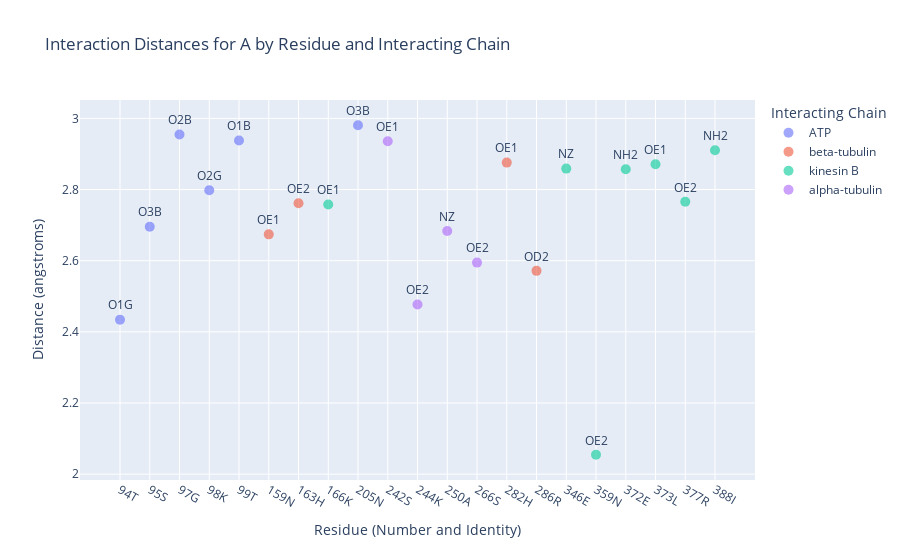
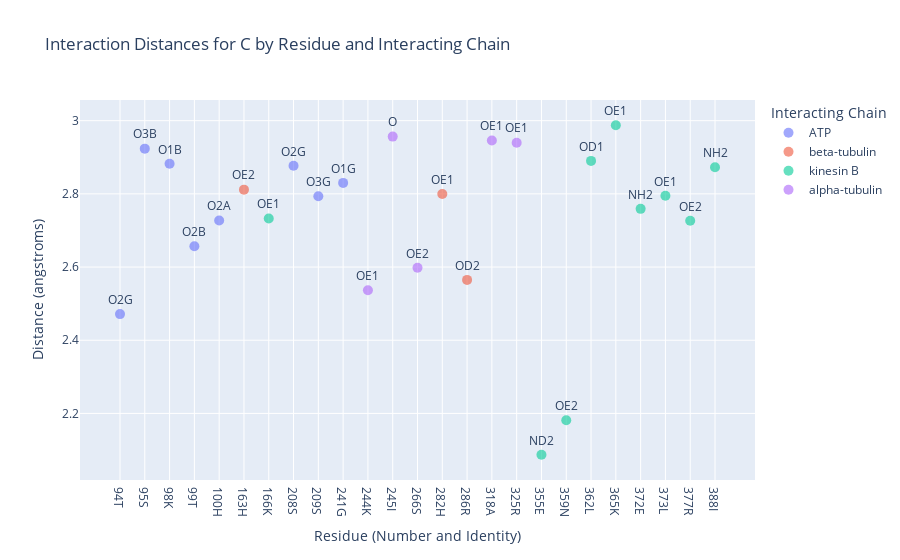
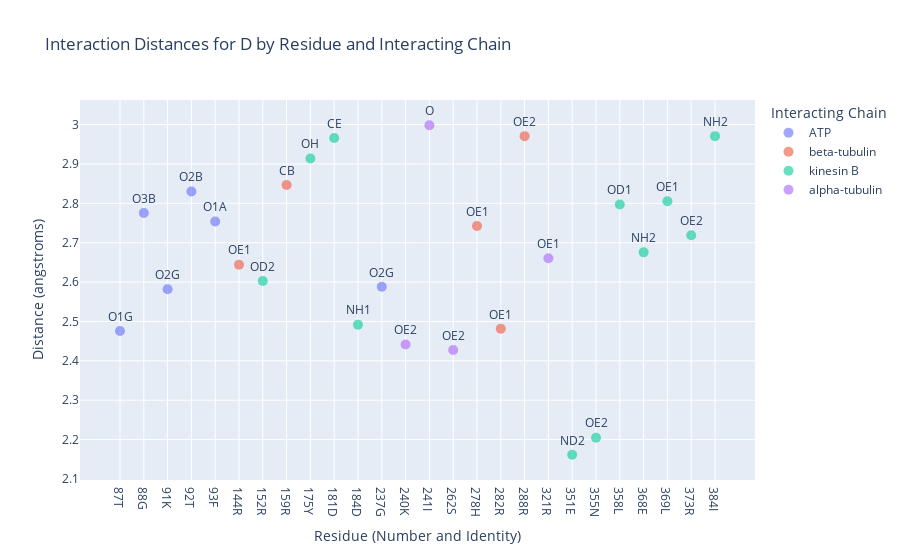
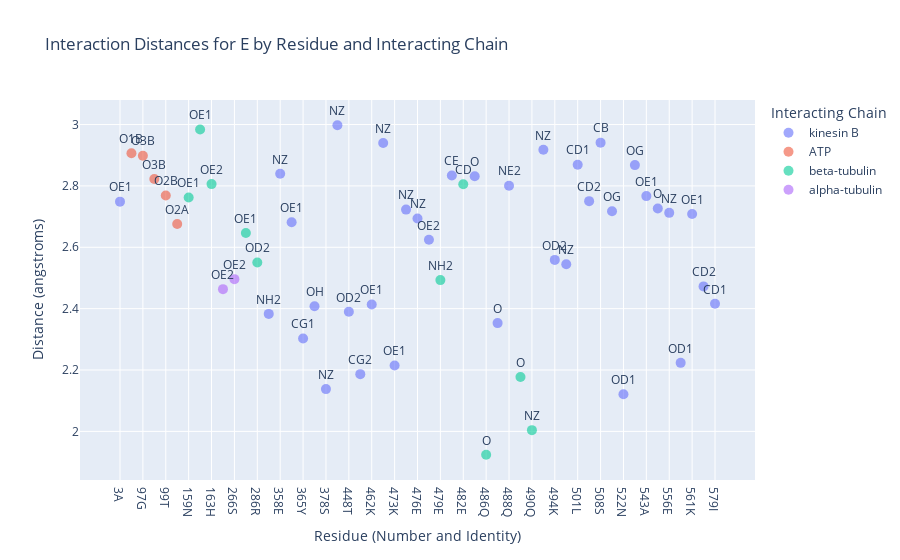

The notebook cell these images were saved under, in order:
### Markdown cell above
Each one separate

### Code cell
import pandas as pd
import plotly.express as px

# Define the path to the CSV file
csv_file_path = '/Users/jazzeruncal/git/Jazzer_surf/3d_predictions/chimeras/motor2x_ATP2x_Mg2x_abTub/interactions_all_files.csv'

# Read the CSV file into a DataFrame
df = pd.read_csv(csv_file_path)

# Print column names to check for correct naming
print(df.columns)

# Adjust the column names if necessary
# Assuming the columns are named 'resi' instead of 'residue_number'
residue_column = 'resi'
amino_acid_column = 'residue_one_letter'

# Filter to get the shortest distances for each interaction
df = df.loc[df[df['chain'] == 'A'].groupby(['file', residue_column, 'interacting_chain'])['distance (angstroms)'].idxmin()]

# Exclude interactions with Mg and chain letters A, G, H
df = df[(df['interacting_resn'] != 'MG') & (~df['interacting_chain'].isin(['A', 'G', 'H']))].reset_index(drop=True)

# Map interacting_resn to single-letter codes for better readability
aa_dict = {
    'ALA': 'A', 'ARG': 'R', 'ASN': 'N', 'ASP': 'D', 'CYS': 'C', 'GLN': 'Q', 'GLU': 'E', 'GLY': 'G',
    'HIS': 'H', 'ILE': 'I', 'LEU': 'L', 'LYS': 'K', 'MET': 'M', 'PHE': 'F', 'PRO': 'P', 'SER': 'S',
    'THR': 'T', 'TRP': 'W', 'TYR': 'Y', 'VAL': 'V'
}
df['residue_one_letter'] = df['resn'].map(aa_dict)
df['residue'] = df[residue_column].astype(str) + df['residue_one_letter']

# Replace chain letters with descriptive names
chain_map = {
    'B': 'kinesin B',
    'C': 'alpha-tubulin',
    'D': 'beta-tubulin',
    'E': 'ATP',
    'F': 'ATP'
}
df['interacting_chain'] = df['interacting_chain'].map(chain_map)

# Create a plot for each file
unique_files = df['file'].unique()

for file in unique_files:
    # Filter the DataFrame for the current file
    file_df = df[df['file'] == file]

    # Create a new column for the x-axis labels by concatenating residue number and amino acid
    file_df['residue_label'] = file_df[residue_column].astype(str) + file_df[amino_acid_column]

    # Sort the DataFrame by residue number to maintain order
    file_df = file_df.sort_values(by=[residue_column])

    # Convert residue_label to a categorical type with the correct order
    file_df['residue_label'] = pd.Categorical(file_df['residue_label'], 
                                              categories=sorted(file_df['residue_label'].unique(), key=lambda x: int(''.join(filter(str.isdigit, x)))), 
                                              ordered=True)

    # Scatter plot for interaction distances with custom x-axis labels
    fig_scatter = px.scatter(file_df, x='residue_label', y='distance (angstroms)', color='interacting_chain', text='interacting_atom',
                             title=f'Interaction Distances for {file} by Residue and Interacting Chain',
                             labels={'residue_label': 'Residue (Number and Identity)', 'distance (angstroms)': 'Distance (angstroms)', 'interacting_chain': 'Interacting Chain'},
                             hover_data=['file'])

    fig_scatter.update_traces(textposition='top center', marker=dict(size=10, opacity=0.6))
    fig_scatter.update_layout(xaxis={'categoryorder':'array', 'categoryarray': file_df['residue_label'].cat.categories})

    # Show the plot
    fig_scatter.show()

### Figure 1 — Plotly figure (JSON) as saved in the notebook; plotly's stock layout.template omitted (floating-point values rounded to 4 significant figures)
{"data": [{"customdata": [["A"], ["A"], ["A"], ["A"], ["A"], ["A"]], "hovertemplate": "Interacting Chain=ATP<br>Residue (Number and Identity)=%{x}<br>Distance (angstroms)=%{y}<br>interacting_atom=%{text}<br>file=%{customdata[0]}<extra></extra>", "legendgroup": "ATP", "marker": {"color": "#636efa", "opacity": 0.6, "size": 10, "symbol": "circle"}, "mode": "markers+text", "name": "ATP", "orientation": "v", "showlegend": true, "text": ["O1G", "O3B", "O2B", "O2G", "O1B", "O3B"], "textposition": "top center", "type": "scatter", "x": ["94T", "95S", "97G", "98K", "99T", "205N"], "xaxis": "x", "y": [2.434, 2.696, 2.955, 2.798, 2.938, 2.981], "yaxis": "y"}, {"customdata": [["A"], ["A"], ["A"], ["A"]], "hovertemplate": "Interacting Chain=beta-tubulin<br>Residue (Number and Identity)=%{x}<br>Distance (angstroms)=%{y}<br>interacting_atom=%{text}<br>file=%{customdata[0]}<extra></extra>", "legendgroup": "beta-tubulin", "marker": {"color": "#EF553B", "opacity": 0.6, "size": 10, "symbol": "circle"}, "mode": "markers+text", "name": "beta-tubulin", "orientation": "v", "showlegend": true, "text": ["OE1", "OE2", "OE1", "OD2"], "textposition": "top center", "type": "scatter", "x": ["159N", "163H", "282H", "286R"], "xaxis": "x", "y": [2.674, 2.761, 2.876, 2.571], "yaxis": "y"}, {"customdata": [["A"], ["A"], ["A"], ["A"], ["A"], ["A"], ["A"]], "hovertemplate": "Interacting Chain=kinesin B<br>Residue (Number and Identity)=%{x}<br>Distance (angstroms)=%{y}<br>interacting_atom=%{text}<br>file=%{customdata[0]}<extra></extra>", "legendgroup": "kinesin B", "marker": {"color": "#00cc96", "opacity": 0.6, "size": 10, "symbol": "circle"}, "mode": "markers+text", "name": "kinesin B", "orientation": "v", "showlegend": true, "text": ["OE1", "NZ", "OE2", "NH2", "OE1", "OE2", "NH2"], "textposition": "top center", "type": "scatter", "x": ["166K", "346E", "359N", "372E", "373L", "377R", "388I"], "xaxis": "x", "y": [2.758, 2.859, 2.054, 2.857, 2.871, 2.766, 2.91], "yaxis": "y"}, {"customdata": [["A"], ["A"], ["A"], ["A"]], "hovertemplate": "Interacting Chain=alpha-tubulin<br>Residue (Number and Identity)=%{x}<br>Distance (angstroms)=%{y}<br>interacting_atom=%{text}<br>file=%{customdata[0]}<extra></extra>", "legendgroup": "alpha-tubulin", "marker": {"color": "#ab63fa", "opacity": 0.6, "size": 10, "symbol": "circle"}, "mode": "markers+text", "name": "alpha-tubulin", "orientation": "v", "showlegend": true, "text": ["OE1", "OE2", "NZ", "OE2"], "textposition": "top center", "type": "scatter", "x": ["242S", "244K", "250A", "266S"], "xaxis": "x", "y": [2.936, 2.477, 2.683, 2.595], "yaxis": "y"}], "layout": {"legend": {"title": {"text": "Interacting Chain"}, "tracegroupgap": 0}, "title": {"text": "Interaction Distances for A by Residue and Interacting Chain"}, "xaxis": {"anchor": "y", "categoryarray": ["94T", "95S", "97G", "98K", "99T", "159N", "163H", "166K", "205N", "242S", "244K", "250A", "266S", "282H", "286R", "346E", "359N", "372E", "373L", "377R", "388I"], "categoryorder": "array", "domain": [0, 1], "title": {"text": "Residue (Number and Identity)"}}, "yaxis": {"anchor": "x", "domain": [0, 1], "title": {"text": "Distance (angstroms)"}}}}

### Figure 2 — Plotly figure (JSON) as saved in the notebook; plotly's stock layout.template omitted (floating-point values rounded to 4 significant figures)
{"data": [{"customdata": [["C"], ["C"], ["C"], ["C"], ["C"], ["C"], ["C"], ["C"]], "hovertemplate": "Interacting Chain=ATP<br>Residue (Number and Identity)=%{x}<br>Distance (angstroms)=%{y}<br>interacting_atom=%{text}<br>file=%{customdata[0]}<extra></extra>", "legendgroup": "ATP", "marker": {"color": "#636efa", "opacity": 0.6, "size": 10, "symbol": "circle"}, "mode": "markers+text", "name": "ATP", "orientation": "v", "showlegend": true, "text": ["O2G", "O3B", "O1B", "O2B", "O2A", "O2G", "O3G", "O1G"], "textposition": "top center", "type": "scatter", "x": ["94T", "95S", "98K", "99T", "100H", "208S", "209S", "241G"], "xaxis": "x", "y": [2.471, 2.924, 2.882, 2.657, 2.727, 2.877, 2.794, 2.83], "yaxis": "y"}, {"customdata": [["C"], ["C"], ["C"]], "hovertemplate": "Interacting Chain=beta-tubulin<br>Residue (Number and Identity)=%{x}<br>Distance (angstroms)=%{y}<br>interacting_atom=%{text}<br>file=%{customdata[0]}<extra></extra>", "legendgroup": "beta-tubulin", "marker": {"color": "#EF553B", "opacity": 0.6, "size": 10, "symbol": "circle"}, "mode": "markers+text", "name": "beta-tubulin", "orientation": "v", "showlegend": true, "text": ["OE2", "OE1", "OD2"], "textposition": "top center", "type": "scatter", "x": ["163H", "282H", "286R"], "xaxis": "x", "y": [2.811, 2.8, 2.565], "yaxis": "y"}, {"customdata": [["C"], ["C"], ["C"], ["C"], ["C"], ["C"], ["C"], ["C"], ["C"]], "hovertemplate": "Interacting Chain=kinesin B<br>Residue (Number and Identity)=%{x}<br>Distance (angstroms)=%{y}<br>interacting_atom=%{text}<br>file=%{customdata[0]}<extra></extra>", "legendgroup": "kinesin B", "marker": {"color": "#00cc96", "opacity": 0.6, "size": 10, "symbol": "circle"}, "mode": "markers+text", "name": "kinesin B", "orientation": "v", "showlegend": true, "text": ["OE1", "ND2", "OE2", "OD1", "OE1", "NH2", "OE1", "OE2", "NH2"], "textposition": "top center", "type": "scatter", "x": ["166K", "355E", "359N", "362L", "365K", "372E", "373L", "377R", "388I"], "xaxis": "x", "y": [2.733, 2.087, 2.181, 2.89, 2.988, 2.759, 2.795, 2.726, 2.873], "yaxis": "y"}, {"customdata": [["C"], ["C"], ["C"], ["C"], ["C"]], "hovertemplate": "Interacting Chain=alpha-tubulin<br>Residue (Number and Identity)=%{x}<br>Distance (angstroms)=%{y}<br>interacting_atom=%{text}<br>file=%{customdata[0]}<extra></extra>", "legendgroup": "alpha-tubulin", "marker": {"color": "#ab63fa", "opacity": 0.6, "size": 10, "symbol": "circle"}, "mode": "markers+text", "name": "alpha-tubulin", "orientation": "v", "showlegend": true, "text": ["OE1", "O", "OE2", "OE1", "OE1"], "textposition": "top center", "type": "scatter", "x": ["244K", "245I", "266S", "318A", "325R"], "xaxis": "x", "y": [2.537, 2.956, 2.598, 2.946, 2.94], "yaxis": "y"}], "layout": {"legend": {"title": {"text": "Interacting Chain"}, "tracegroupgap": 0}, "title": {"text": "Interaction Distances for C by Residue and Interacting Chain"}, "xaxis": {"anchor": "y", "categoryarray": ["94T", "95S", "98K", "99T", "100H", "163H", "166K", "208S", "209S", "241G", "244K", "245I", "266S", "282H", "286R", "318A", "325R", "355E", "359N", "362L", "365K", "372E", "373L", "377R", "388I"], "categoryorder": "array", "domain": [0, 1], "title": {"text": "Residue (Number and Identity)"}}, "yaxis": {"anchor": "x", "domain": [0, 1], "title": {"text": "Distance (angstroms)"}}}}

### Figure 3 — Plotly figure (JSON) as saved in the notebook; plotly's stock layout.template omitted (floating-point values rounded to 4 significant figures)
{"data": [{"customdata": [["D"], ["D"], ["D"], ["D"], ["D"], ["D"]], "hovertemplate": "Interacting Chain=ATP<br>Residue (Number and Identity)=%{x}<br>Distance (angstroms)=%{y}<br>interacting_atom=%{text}<br>file=%{customdata[0]}<extra></extra>", "legendgroup": "ATP", "marker": {"color": "#636efa", "opacity": 0.6, "size": 10, "symbol": "circle"}, "mode": "markers+text", "name": "ATP", "orientation": "v", "showlegend": true, "text": ["O1G", "O3B", "O2G", "O2B", "O1A", "O2G"], "textposition": "top center", "type": "scatter", "x": ["87T", "88G", "91K", "92T", "93F", "237G"], "xaxis": "x", "y": [2.476, 2.775, 2.582, 2.83, 2.754, 2.588], "yaxis": "y"}, {"customdata": [["D"], ["D"], ["D"], ["D"], ["D"]], "hovertemplate": "Interacting Chain=beta-tubulin<br>Residue (Number and Identity)=%{x}<br>Distance (angstroms)=%{y}<br>interacting_atom=%{text}<br>file=%{customdata[0]}<extra></extra>", "legendgroup": "beta-tubulin", "marker": {"color": "#EF553B", "opacity": 0.6, "size": 10, "symbol": "circle"}, "mode": "markers+text", "name": "beta-tubulin", "orientation": "v", "showlegend": true, "text": ["OE1", "CB", "OE1", "OE1", "OE2"], "textposition": "top center", "type": "scatter", "x": ["144R", "159R", "278H", "282R", "288R"], "xaxis": "x", "y": [2.644, 2.846, 2.742, 2.481, 2.971], "yaxis": "y"}, {"customdata": [["D"], ["D"], ["D"], ["D"], ["D"], ["D"], ["D"], ["D"], ["D"], ["D"], ["D"]], "hovertemplate": "Interacting Chain=kinesin B<br>Residue (Number and Identity)=%{x}<br>Distance (angstroms)=%{y}<br>interacting_atom=%{text}<br>file=%{customdata[0]}<extra></extra>", "legendgroup": "kinesin B", "marker": {"color": "#00cc96", "opacity": 0.6, "size": 10, "symbol": "circle"}, "mode": "markers+text", "name": "kinesin B", "orientation": "v", "showlegend": true, "text": ["OD2", "OH", "CE", "NH1", "ND2", "OE2", "OD1", "NH2", "OE1", "OE2", "NH2"], "textposition": "top center", "type": "scatter", "x": ["152R", "175Y", "181D", "184D", "351E", "355N", "358L", "368E", "369L", "373R", "384I"], "xaxis": "x", "y": [2.603, 2.914, 2.966, 2.492, 2.162, 2.205, 2.797, 2.676, 2.805, 2.719, 2.971], "yaxis": "y"}, {"customdata": [["D"], ["D"], ["D"], ["D"]], "hovertemplate": "Interacting Chain=alpha-tubulin<br>Residue (Number and Identity)=%{x}<br>Distance (angstroms)=%{y}<br>interacting_atom=%{text}<br>file=%{customdata[0]}<extra></extra>", "legendgroup": "alpha-tubulin", "marker": {"color": "#ab63fa", "opacity": 0.6, "size": 10, "symbol": "circle"}, "mode": "markers+text", "name": "alpha-tubulin", "orientation": "v", "showlegend": true, "text": ["OE2", "O", "OE2", "OE1"], "textposition": "top center", "type": "scatter", "x": ["240K", "241I", "262S", "321R"], "xaxis": "x", "y": [2.442, 2.998, 2.428, 2.661], "yaxis": "y"}], "layout": {"legend": {"title": {"text": "Interacting Chain"}, "tracegroupgap": 0}, "title": {"text": "Interaction Distances for D by Residue and Interacting Chain"}, "xaxis": {"anchor": "y", "categoryarray": ["87T", "88G", "91K", "92T", "93F", "144R", "152R", "159R", "175Y", "181D", "184D", "237G", "240K", "241I", "262S", "278H", "282R", "288R", "321R", "351E", "355N", "358L", "368E", "369L", "373R", "384I"], "categoryorder": "array", "domain": [0, 1], "title": {"text": "Residue (Number and Identity)"}}, "yaxis": {"anchor": "x", "domain": [0, 1], "title": {"text": "Distance (angstroms)"}}}}

### Figure 4 — Plotly figure (JSON) as saved in the notebook; plotly's stock layout.template omitted (floating-point values rounded to 4 significant figures)
{"data": [{"customdata": [["E"], ["E"], ["E"], ["E"], ["E"], ["E"], ["E"], ["E"], ["E"], ["E"], ["E"], ["E"], ["E"], ["E"], ["E"], ["E"], ["E"], ["E"], ["E"], ["E"], ["E"], ["E"], ["E"], ["E"], ["E"], ["E"], ["E"], ["E"], ["E"], ["E"], ["E"], ["E"], ["E"], ["E"], ["E"], ["E"]], "hovertemplate": "Interacting Chain=kinesin B<br>Residue (Number and Identity)=%{x}<br>Distance (angstroms)=%{y}<br>interacting_atom=%{text}<br>file=%{customdata[0]}<extra></extra>", "legendgroup": "kinesin B", "marker": {"color": "#636efa", "opacity": 0.6, "size": 10, "symbol": "circle"}, "mode": "markers+text", "name": "kinesin B", "orientation": "v", "showlegend": true, "text": ["OE1", "NH2", "NZ", "OE1", "CG1", "OH", "NZ", "NZ", "OD2", "CG2", "OE1", "NZ", "OE1", "NZ", "NZ", "OE2", "CE", "O", "O", "NE2", "NZ", "OD2", "NZ", "CD1", "CD2", "CB", "OG", "OD1", "OG", "OE1", "O", "NZ", "OD1", "OE1", "CD2", "CD1"], "textposition": "top center", "type": "scatter", "x": ["3A", "356E", "358E", "363K", "365Y", "377V", "378S", "379N", "448T", "452D", "462K", "467E", "473K", "474E", "476E", "477K", "480I", "484L", "487Q", "488Q", "491I", "494K", "495D", "501L", "505I", "508S", "518S", "522N", "539S", "543A", "546Q", "556E", "557N", "561K", "570R", "579I"], "xaxis": "x", "y": [2.749, 2.383, 2.84, 2.682, 2.303, 2.408, 2.138, 2.998, 2.39, 2.187, 2.414, 2.94, 2.214, 2.723, 2.694, 2.625, 2.834, 2.832, 2.353, 2.801, 2.918, 2.559, 2.545, 2.869, 2.75, 2.941, 2.717, 2.121, 2.868, 2.767, 2.726, 2.712, 2.223, 2.709, 2.473, 2.416], "yaxis": "y"}, {"customdata": [["E"], ["E"], ["E"], ["E"], ["E"]], "hovertemplate": "Interacting Chain=ATP<br>Residue (Number and Identity)=%{x}<br>Distance (angstroms)=%{y}<br>interacting_atom=%{text}<br>file=%{customdata[0]}<extra></extra>", "legendgroup": "ATP", "marker": {"color": "#EF553B", "opacity": 0.6, "size": 10, "symbol": "circle"}, "mode": "markers+text", "name": "ATP", "orientation": "v", "showlegend": true, "text": ["O1B", "O3B", "O3B", "O2B", "O2A"], "textposition": "top center", "type": "scatter", "x": ["95S", "97G", "98K", "99T", "100H"], "xaxis": "x", "y": [2.906, 2.898, 2.823, 2.769, 2.676], "yaxis": "y"}, {"customdata": [["E"], ["E"], ["E"], ["E"], ["E"], ["E"], ["E"], ["E"], ["E"], ["E"]], "hovertemplate": "Interacting Chain=beta-tubulin<br>Residue (Number and Identity)=%{x}<br>Distance (angstroms)=%{y}<br>interacting_atom=%{text}<br>file=%{customdata[0]}<extra></extra>", "legendgroup": "beta-tubulin", "marker": {"color": "#00cc96", "opacity": 0.6, "size": 10, "symbol": "circle"}, "mode": "markers+text", "name": "beta-tubulin", "orientation": "v", "showlegend": true, "text": ["OE1", "OE1", "OE2", "OE1", "OD2", "NH2", "CD", "O", "O", "NZ"], "textposition": "top center", "type": "scatter", "x": ["159N", "162V", "163H", "282H", "286R", "479E", "482E", "486Q", "489E", "490Q"], "xaxis": "x", "y": [2.762, 2.984, 2.806, 2.647, 2.55, 2.493, 2.805, 1.924, 2.177, 2.004], "yaxis": "y"}, {"customdata": [["E"], ["E"]], "hovertemplate": "Interacting Chain=alpha-tubulin<br>Residue (Number and Identity)=%{x}<br>Distance (angstroms)=%{y}<br>interacting_atom=%{text}<br>file=%{customdata[0]}<extra></extra>", "legendgroup": "alpha-tubulin", "marker": {"color": "#ab63fa", "opacity": 0.6, "size": 10, "symbol": "circle"}, "mode": "markers+text", "name": "alpha-tubulin", "orientation": "v", "showlegend": true, "text": ["OE2", "OE2"], "textposition": "top center", "type": "scatter", "x": ["244K", "266S"], "xaxis": "x", "y": [2.464, 2.496], "yaxis": "y"}], "layout": {"legend": {"title": {"text": "Interacting Chain"}, "tracegroupgap": 0}, "title": {"text": "Interaction Distances for E by Residue and Interacting Chain"}, "xaxis": {"anchor": "y", "categoryarray": ["3A", "95S", "97G", "98K", "99T", "100H", "159N", "162V", "163H", "244K", "266S", "282H", "286R", "356E", "358E", "363K", "365Y", "377V", "378S", "379N", "448T", "452D", "462K", "467E", "473K", "474E", "476E", "477K", "479E", "480I", "482E", "484L", "486Q", "487Q", "488Q", "489E", "490Q", "491I", "494K", "495D", "501L", "505I", "508S", "518S", "522N", "539S", "543A", "546Q", "556E", "557N", "561K", "570R", "579I"], "categoryorder": "array", "domain": [0, 1], "title": {"text": "Residue (Number and Identity)"}}, "yaxis": {"anchor": "x", "domain": [0, 1], "title": {"text": "Distance (angstroms)"}}}}
